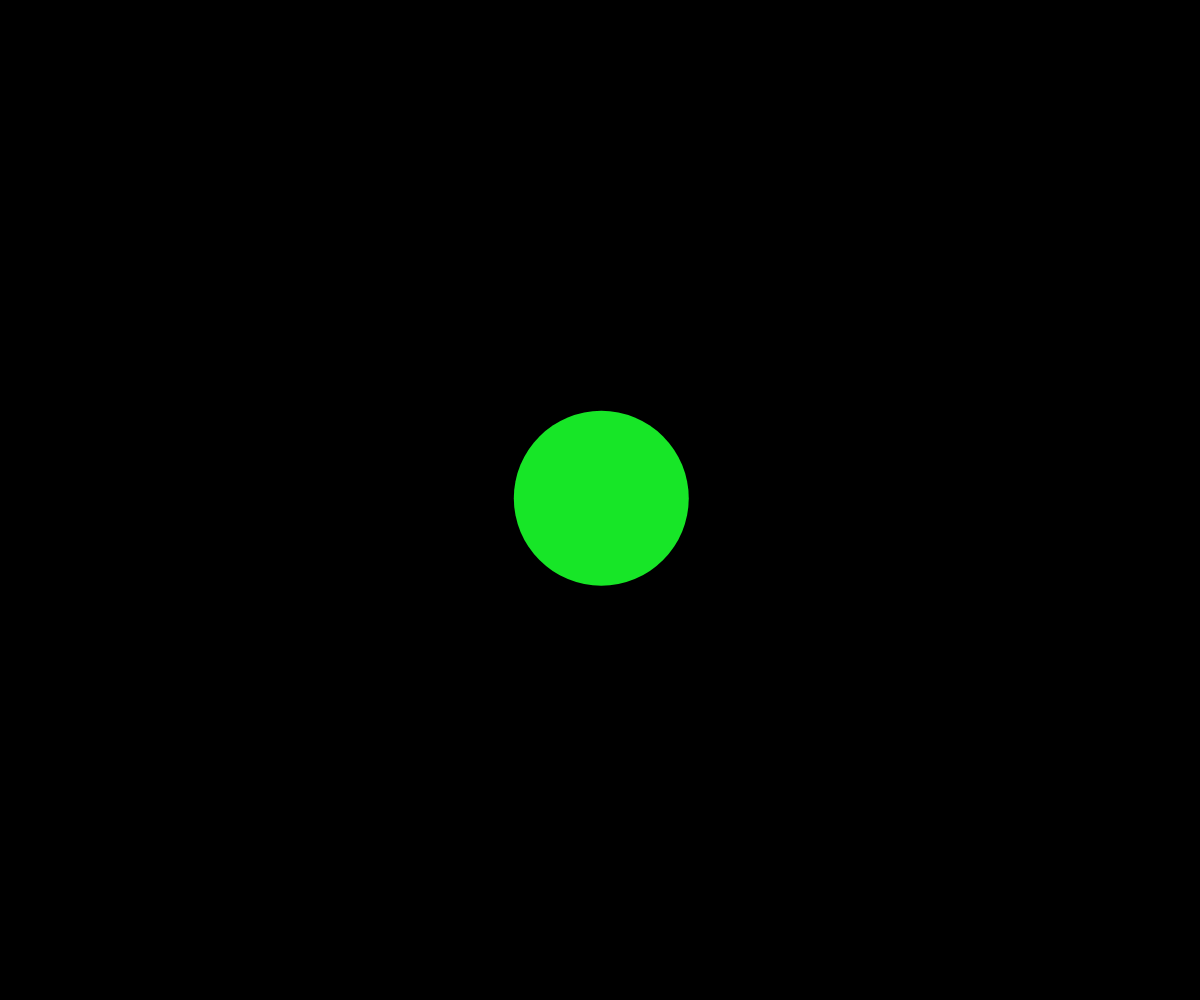
Frame 1 (no input)
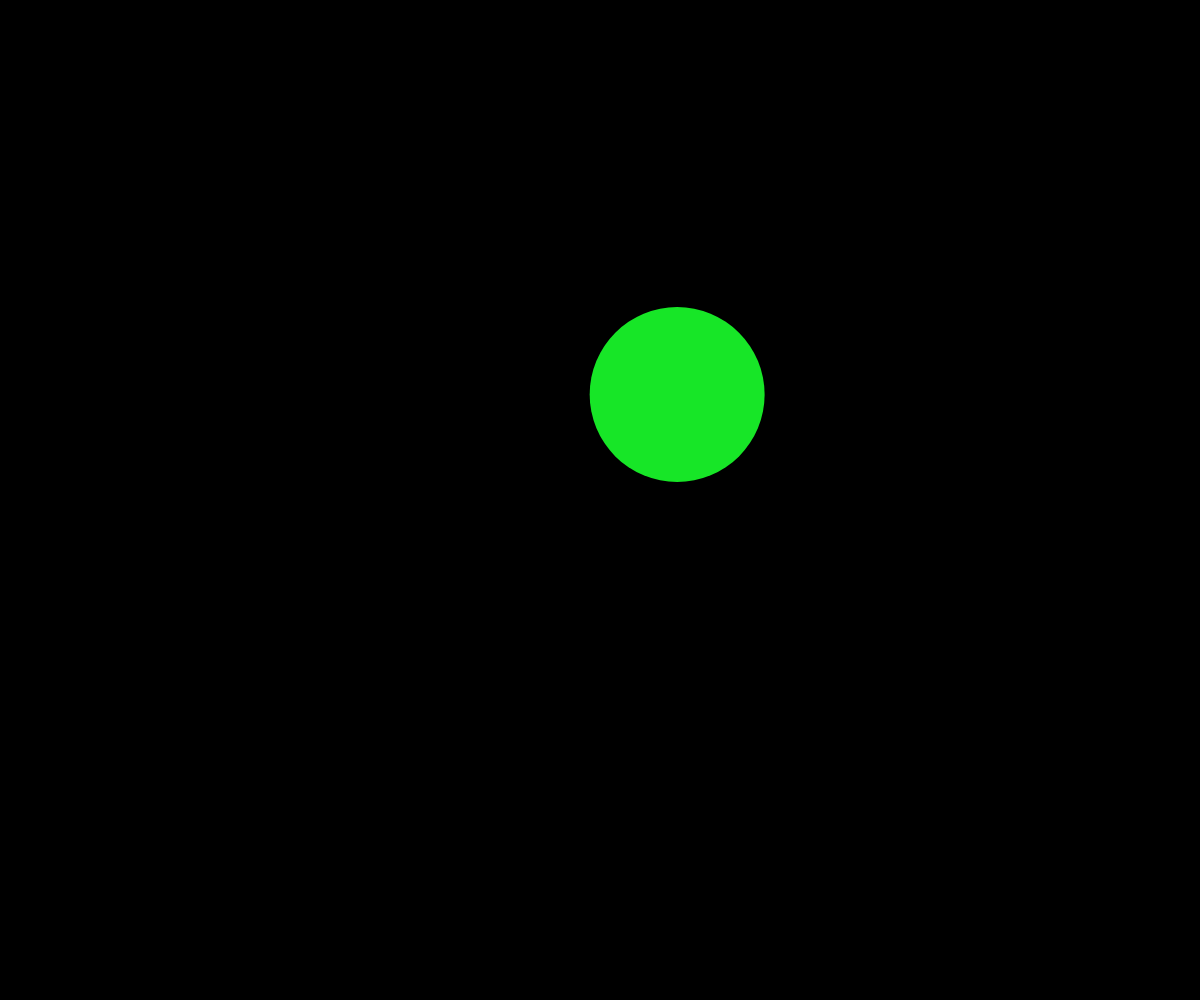
Frame 60 (no input)
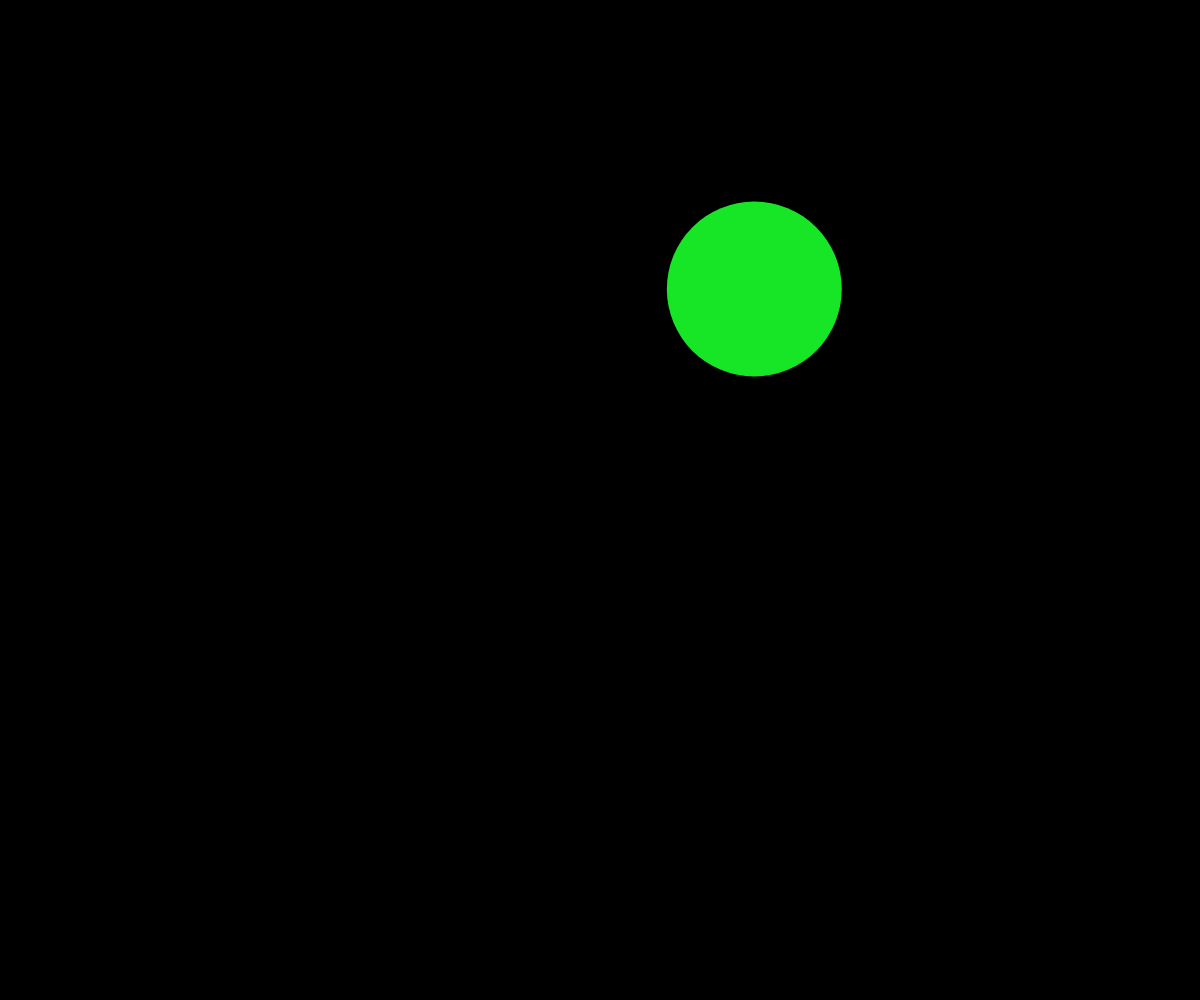
Frame 120 (the mouse pressed at the canvas centre since frame 60)

The p5.js sketch that drew these frames (run headless with seeded random() and noise() and a simulated clock; from frame 60 on, the mouse is pressed at the canvas centre):

// p5.js sketch
// ── sketch.js
let particles = [];

function setup() {
  createCanvas(windowWidth, windowHeight);
  colorMode(HSB, TWO_PI, 1, 1);

  particles.push(new Particle(width/2, height/2));
}

function draw() {
  background(0);

  particles.forEach((p) => {
    p.reachOut(particles)
    p.move();
    p.display();
  });
}

function mouseReleased() {
  particles.push(new Particle(mouseX, mouseY));
}

// ── particle.js
class Particle {
  constructor(_x, _y) {
    this.pos = createVector(_x, _y);
    this.vel = createVector(random(-3, 3), random(-3, 3));

    this.radius = random(50, 100);
    this.partColor = color(random(TWO_PI), 0.9, 0.9);
    this.friendliness = random(70, 250);
  }

  move() {
    this.pos.add(this.vel);

    if (this.pos.x - this.radius <= 0 || this.pos.x + this.radius >= width) {
      this.vel.x *= -1;
    }
    if (this.pos.y - this.radius <= 0 || this.pos.y + this.radius >= width) {
      this.vel.y *= -1;
    }
  }

  display() {
    fill(this.partColor);
    noStroke();
    circle(this.pos.x, this.pos.y, this.radius * 2);
  }

  reachOut(_allParticles) {
    _allParticles.forEach((otherP)=>{
      if(this.pos.dist(otherP.pos) <= this.friendliness){
        stroke(0, 0, 1)
        line(this.pos.x, this.pos.y, otherP.pos.x, otherP.pos.y)
      }
      
    })
  }
}
